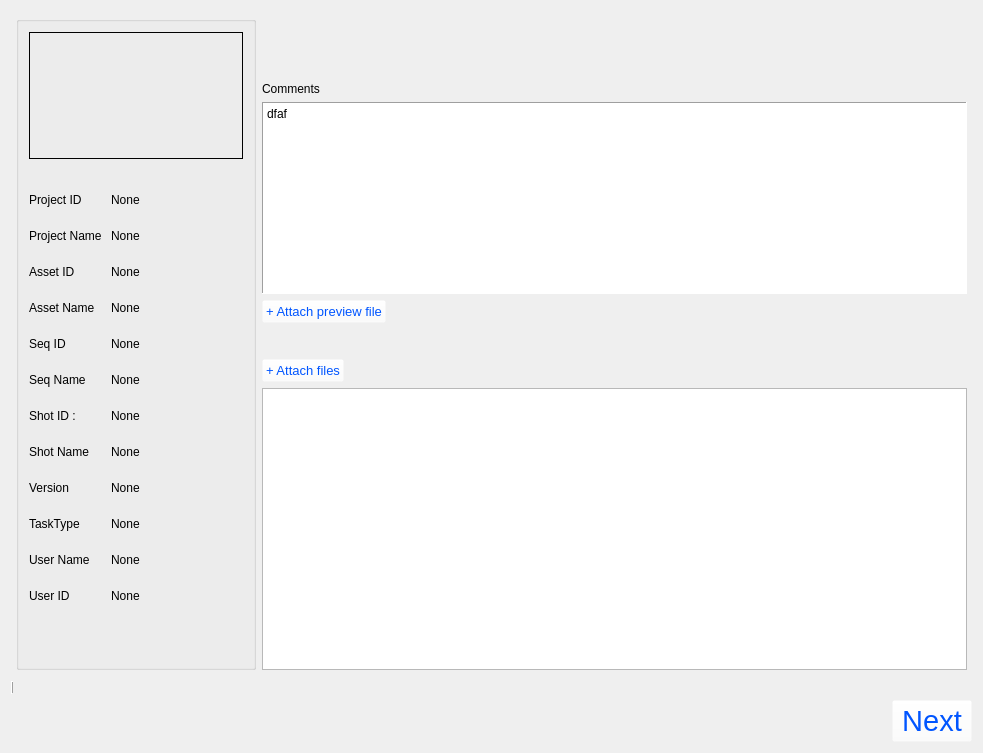
<?xml version="1.0" encoding="UTF-8"?>
<ui version="4.0">
 <class>Form</class>
 <widget class="QWidget" name="Form">
  <property name="geometry">
   <rect>
    <x>0</x>
    <y>0</y>
    <width>983</width>
    <height>753</height>
   </rect>
  </property>
  <property name="minimumSize">
   <size>
    <width>720</width>
    <height>480</height>
   </size>
  </property>
  <property name="maximumSize">
   <size>
    <width>2048</width>
    <height>1000</height>
   </size>
  </property>
  <property name="windowTitle">
   <string>Form</string>
  </property>
  <layout class="QVBoxLayout" name="verticalLayout_4">
   <item>
    <layout class="QHBoxLayout" name="horizontalLayout_6" stretch="3,10">
     <property name="margin">
      <number>5</number>
     </property>
     <item>
      <widget class="QGroupBox" name="infoGroupBox">
       <property name="minimumSize">
        <size>
         <width>240</width>
         <height>651</height>
        </size>
       </property>
       <property name="maximumSize">
        <size>
         <width>1024</width>
         <height>16777215</height>
        </size>
       </property>
       <property name="baseSize">
        <size>
         <width>240</width>
         <height>500</height>
        </size>
       </property>
       <property name="flat">
        <bool>true</bool>
       </property>
       <layout class="QVBoxLayout" name="verticalLayout_2" stretch="5,0">
        <property name="margin">
         <number>5</number>
        </property>
        <item>
         <layout class="QVBoxLayout" name="verticalLayout" stretch="1,0,0">
          <property name="sizeConstraint">
           <enum>QLayout::SetDefaultConstraint</enum>
          </property>
          <property name="margin">
           <number>5</number>
          </property>
          <item>
           <widget class="QLabel" name="label_2">
            <property name="sizePolicy">
             <sizepolicy hsizetype="Expanding" vsizetype="Preferred">
              <horstretch>0</horstretch>
              <verstretch>0</verstretch>
             </sizepolicy>
            </property>
            <property name="minimumSize">
             <size>
              <width>200</width>
              <height>112</height>
             </size>
            </property>
            <property name="maximumSize">
             <size>
              <width>320</width>
              <height>179</height>
             </size>
            </property>
            <property name="sizeIncrement">
             <size>
              <width>16</width>
              <height>9</height>
             </size>
            </property>
            <property name="baseSize">
             <size>
              <width>320</width>
              <height>179</height>
             </size>
            </property>
            <property name="frameShape">
             <enum>QFrame::Box</enum>
            </property>
            <property name="frameShadow">
             <enum>QFrame::Plain</enum>
            </property>
            <property name="text">
             <string/>
            </property>
            <property name="textFormat">
             <enum>Qt::AutoText</enum>
            </property>
            <property name="pixmap">
             <pixmap>C:/Users/simo/Pictures/이미지/thumbnail_한글 - 75px.png</pixmap>
            </property>
            <property name="scaledContents">
             <bool>true</bool>
            </property>
            <property name="alignment">
             <set>Qt::AlignCenter</set>
            </property>
            <property name="wordWrap">
             <bool>false</bool>
            </property>
            <property name="margin">
             <number>0</number>
            </property>
            <property name="indent">
             <number>-1</number>
            </property>
            <property name="openExternalLinks">
             <bool>false</bool>
            </property>
           </widget>
          </item>
          <item>
           <layout class="QHBoxLayout" name="horizontalLayout" stretch="1,2">
            <property name="topMargin">
             <number>10</number>
            </property>
            <item>
             <layout class="QVBoxLayout" name="verticalLayout_5">
              <property name="topMargin">
               <number>10</number>
              </property>
              <item>
               <widget class="QLabel" name="projId_lb">
                <property name="minimumSize">
                 <size>
                  <width>0</width>
                  <height>30</height>
                 </size>
                </property>
                <property name="font">
                 <font>
                  <pointsize>9</pointsize>
                  <weight>50</weight>
                  <italic>false</italic>
                  <bold>false</bold>
                 </font>
                </property>
                <property name="text">
                 <string>Project ID </string>
                </property>
               </widget>
              </item>
              <item>
               <widget class="QLabel" name="projNm_lb">
                <property name="minimumSize">
                 <size>
                  <width>0</width>
                  <height>30</height>
                 </size>
                </property>
                <property name="font">
                 <font>
                  <pointsize>9</pointsize>
                  <weight>50</weight>
                  <italic>false</italic>
                  <bold>false</bold>
                 </font>
                </property>
                <property name="text">
                 <string>Project Name </string>
                </property>
               </widget>
              </item>
              <item>
               <widget class="QLabel" name="assetId_lb">
                <property name="minimumSize">
                 <size>
                  <width>0</width>
                  <height>30</height>
                 </size>
                </property>
                <property name="font">
                 <font>
                  <pointsize>9</pointsize>
                 </font>
                </property>
                <property name="text">
                 <string>Asset ID</string>
                </property>
               </widget>
              </item>
              <item>
               <widget class="QLabel" name="assetNm_lb">
                <property name="minimumSize">
                 <size>
                  <width>0</width>
                  <height>30</height>
                 </size>
                </property>
                <property name="maximumSize">
                 <size>
                  <width>16777215</width>
                  <height>38</height>
                 </size>
                </property>
                <property name="font">
                 <font>
                  <pointsize>9</pointsize>
                  <weight>50</weight>
                  <italic>false</italic>
                  <bold>false</bold>
                 </font>
                </property>
                <property name="text">
                 <string>Asset Name</string>
                </property>
               </widget>
              </item>
              <item>
               <widget class="QLabel" name="seqId_lb">
                <property name="minimumSize">
                 <size>
                  <width>0</width>
                  <height>30</height>
                 </size>
                </property>
                <property name="font">
                 <font>
                  <pointsize>9</pointsize>
                 </font>
                </property>
                <property name="text">
                 <string>Seq ID       </string>
                </property>
               </widget>
              </item>
              <item>
               <widget class="QLabel" name="seqNm_lb">
                <property name="minimumSize">
                 <size>
                  <width>0</width>
                  <height>30</height>
                 </size>
                </property>
                <property name="font">
                 <font>
                  <pointsize>9</pointsize>
                 </font>
                </property>
                <property name="text">
                 <string>Seq Name</string>
                </property>
               </widget>
              </item>
              <item>
               <widget class="QLabel" name="shotId_lb">
                <property name="minimumSize">
                 <size>
                  <width>0</width>
                  <height>30</height>
                 </size>
                </property>
                <property name="maximumSize">
                 <size>
                  <width>87</width>
                  <height>38</height>
                 </size>
                </property>
                <property name="font">
                 <font>
                  <pointsize>9</pointsize>
                  <weight>50</weight>
                  <italic>false</italic>
                  <bold>false</bold>
                 </font>
                </property>
                <property name="text">
                 <string>Shot ID :</string>
                </property>
                <property name="scaledContents">
                 <bool>true</bool>
                </property>
                <property name="wordWrap">
                 <bool>false</bool>
                </property>
                <property name="indent">
                 <number>-1</number>
                </property>
                <property name="textInteractionFlags">
                 <set>Qt::LinksAccessibleByKeyboard|Qt::LinksAccessibleByMouse|Qt::TextBrowserInteraction|Qt::TextSelectableByKeyboard|Qt::TextSelectableByMouse</set>
                </property>
               </widget>
              </item>
              <item>
               <widget class="QLabel" name="shotNm_lb">
                <property name="minimumSize">
                 <size>
                  <width>0</width>
                  <height>30</height>
                 </size>
                </property>
                <property name="maximumSize">
                 <size>
                  <width>16777215</width>
                  <height>38</height>
                 </size>
                </property>
                <property name="font">
                 <font>
                  <pointsize>9</pointsize>
                  <weight>50</weight>
                  <italic>false</italic>
                  <bold>false</bold>
                 </font>
                </property>
                <property name="text">
                 <string>Shot Name</string>
                </property>
               </widget>
              </item>
              <item>
               <widget class="QLabel" name="Version_lb">
                <property name="minimumSize">
                 <size>
                  <width>0</width>
                  <height>30</height>
                 </size>
                </property>
                <property name="maximumSize">
                 <size>
                  <width>16777215</width>
                  <height>38</height>
                 </size>
                </property>
                <property name="font">
                 <font>
                  <pointsize>9</pointsize>
                  <weight>50</weight>
                  <italic>false</italic>
                  <bold>false</bold>
                 </font>
                </property>
                <property name="text">
                 <string>Version</string>
                </property>
               </widget>
              </item>
              <item>
               <widget class="QLabel" name="taskType_lb">
                <property name="minimumSize">
                 <size>
                  <width>0</width>
                  <height>30</height>
                 </size>
                </property>
                <property name="maximumSize">
                 <size>
                  <width>16777215</width>
                  <height>38</height>
                 </size>
                </property>
                <property name="font">
                 <font>
                  <pointsize>9</pointsize>
                  <weight>50</weight>
                  <italic>false</italic>
                  <bold>false</bold>
                 </font>
                </property>
                <property name="text">
                 <string>TaskType</string>
                </property>
               </widget>
              </item>
              <item>
               <widget class="QLabel" name="UserNm_lb">
                <property name="minimumSize">
                 <size>
                  <width>0</width>
                  <height>30</height>
                 </size>
                </property>
                <property name="maximumSize">
                 <size>
                  <width>16777215</width>
                  <height>38</height>
                 </size>
                </property>
                <property name="font">
                 <font>
                  <pointsize>9</pointsize>
                  <weight>50</weight>
                  <italic>false</italic>
                  <bold>false</bold>
                 </font>
                </property>
                <property name="text">
                 <string>User Name</string>
                </property>
               </widget>
              </item>
              <item>
               <widget class="QLabel" name="UserId_lb">
                <property name="minimumSize">
                 <size>
                  <width>0</width>
                  <height>30</height>
                 </size>
                </property>
                <property name="maximumSize">
                 <size>
                  <width>16777215</width>
                  <height>38</height>
                 </size>
                </property>
                <property name="font">
                 <font>
                  <pointsize>9</pointsize>
                  <weight>50</weight>
                  <italic>false</italic>
                  <bold>false</bold>
                 </font>
                </property>
                <property name="text">
                 <string>User ID</string>
                </property>
               </widget>
              </item>
             </layout>
            </item>
            <item>
             <layout class="QVBoxLayout" name="infoValueLayout">
              <property name="topMargin">
               <number>10</number>
              </property>
              <item>
               <widget class="QLabel" name="projIdV_lb">
                <property name="font">
                 <font>
                  <pointsize>9</pointsize>
                  <weight>50</weight>
                  <italic>false</italic>
                  <bold>false</bold>
                 </font>
                </property>
                <property name="text">
                 <string>None</string>
                </property>
               </widget>
              </item>
              <item>
               <widget class="QLabel" name="projNmV_lb">
                <property name="font">
                 <font>
                  <pointsize>9</pointsize>
                  <weight>50</weight>
                  <italic>false</italic>
                  <bold>false</bold>
                 </font>
                </property>
                <property name="text">
                 <string>None</string>
                </property>
               </widget>
              </item>
              <item>
               <widget class="QLabel" name="assetIdV_lb">
                <property name="font">
                 <font>
                  <pointsize>9</pointsize>
                  <weight>50</weight>
                  <italic>false</italic>
                  <bold>false</bold>
                 </font>
                </property>
                <property name="text">
                 <string>None</string>
                </property>
               </widget>
              </item>
              <item>
               <widget class="QLabel" name="assetNmV_lb">
                <property name="font">
                 <font>
                  <pointsize>9</pointsize>
                  <weight>50</weight>
                  <italic>false</italic>
                  <bold>false</bold>
                 </font>
                </property>
                <property name="text">
                 <string>None</string>
                </property>
               </widget>
              </item>
              <item>
               <widget class="QLabel" name="seqIdV_lb">
                <property name="font">
                 <font>
                  <pointsize>9</pointsize>
                 </font>
                </property>
                <property name="text">
                 <string>None</string>
                </property>
               </widget>
              </item>
              <item>
               <widget class="QLabel" name="seqNmV_lb">
                <property name="font">
                 <font>
                  <pointsize>9</pointsize>
                 </font>
                </property>
                <property name="text">
                 <string>None</string>
                </property>
               </widget>
              </item>
              <item>
               <widget class="QLabel" name="shotIdV_lb">
                <property name="minimumSize">
                 <size>
                  <width>0</width>
                  <height>30</height>
                 </size>
                </property>
                <property name="maximumSize">
                 <size>
                  <width>16777215</width>
                  <height>38</height>
                 </size>
                </property>
                <property name="font">
                 <font>
                  <pointsize>9</pointsize>
                  <weight>50</weight>
                  <italic>false</italic>
                  <bold>false</bold>
                 </font>
                </property>
                <property name="text">
                 <string>None</string>
                </property>
                <property name="scaledContents">
                 <bool>true</bool>
                </property>
                <property name="wordWrap">
                 <bool>false</bool>
                </property>
                <property name="indent">
                 <number>-1</number>
                </property>
                <property name="textInteractionFlags">
                 <set>Qt::LinksAccessibleByKeyboard|Qt::LinksAccessibleByMouse|Qt::TextBrowserInteraction|Qt::TextSelectableByKeyboard|Qt::TextSelectableByMouse</set>
                </property>
               </widget>
              </item>
              <item>
               <widget class="QLabel" name="shotNmV_lb">
                <property name="font">
                 <font>
                  <pointsize>9</pointsize>
                  <weight>50</weight>
                  <italic>false</italic>
                  <bold>false</bold>
                 </font>
                </property>
                <property name="text">
                 <string>None</string>
                </property>
               </widget>
              </item>
              <item>
               <widget class="QLabel" name="versionV_lb">
                <property name="font">
                 <font>
                  <pointsize>9</pointsize>
                  <weight>50</weight>
                  <italic>false</italic>
                  <bold>false</bold>
                 </font>
                </property>
                <property name="text">
                 <string>None</string>
                </property>
               </widget>
              </item>
              <item>
               <widget class="QLabel" name="taskTypeV_lb">
                <property name="font">
                 <font>
                  <pointsize>9</pointsize>
                  <weight>50</weight>
                  <italic>false</italic>
                  <bold>false</bold>
                 </font>
                </property>
                <property name="text">
                 <string>None</string>
                </property>
               </widget>
              </item>
              <item>
               <widget class="QLabel" name="userNmV_lb">
                <property name="font">
                 <font>
                  <pointsize>9</pointsize>
                  <weight>50</weight>
                  <italic>false</italic>
                  <bold>false</bold>
                 </font>
                </property>
                <property name="text">
                 <string>None</string>
                </property>
               </widget>
              </item>
              <item>
               <widget class="QLabel" name="userIdV_lb">
                <property name="font">
                 <font>
                  <pointsize>9</pointsize>
                  <weight>50</weight>
                  <italic>false</italic>
                  <bold>false</bold>
                 </font>
                </property>
                <property name="text">
                 <string>None</string>
                </property>
               </widget>
              </item>
             </layout>
            </item>
           </layout>
          </item>
          <item>
           <spacer name="verticalSpacer">
            <property name="orientation">
             <enum>Qt::Vertical</enum>
            </property>
            <property name="sizeHint" stdset="0">
             <size>
              <width>20</width>
              <height>40</height>
             </size>
            </property>
           </spacer>
          </item>
         </layout>
        </item>
        <item>
         <widget class="Line" name="line_4">
          <property name="orientation">
           <enum>Qt::Vertical</enum>
          </property>
         </widget>
        </item>
       </layout>
      </widget>
     </item>
     <item>
      <layout class="QVBoxLayout" name="verticalLayout_3" stretch="0,0,0,0,1,0,6">
       <item>
        <widget class="QLabel" name="userIcon">
         <property name="sizePolicy">
          <sizepolicy hsizetype="Expanding" vsizetype="Preferred">
           <horstretch>0</horstretch>
           <verstretch>0</verstretch>
          </sizepolicy>
         </property>
         <property name="minimumSize">
          <size>
           <width>60</width>
           <height>60</height>
          </size>
         </property>
         <property name="maximumSize">
          <size>
           <width>60</width>
           <height>60</height>
          </size>
         </property>
         <property name="sizeIncrement">
          <size>
           <width>16</width>
           <height>9</height>
          </size>
         </property>
         <property name="baseSize">
          <size>
           <width>60</width>
           <height>60</height>
          </size>
         </property>
         <property name="toolTip">
          <string extracomment="test"/>
         </property>
         <property name="styleSheet">
          <string notr="true">QLabel:{
  display: inline-block;
  border-radius: 50%;
  border-top-left-radius: 50% 50%;
  border-top-right-radius: 50% 50%;
  border-bottom-right-radius: 50% 50%;
  border-bottom-left-radius: 50% 50%;}

</string>
         </property>
         <property name="frameShape">
          <enum>QFrame::NoFrame</enum>
         </property>
         <property name="frameShadow">
          <enum>QFrame::Plain</enum>
         </property>
         <property name="text">
          <string/>
         </property>
         <property name="textFormat">
          <enum>Qt::AutoText</enum>
         </property>
         <property name="scaledContents">
          <bool>true</bool>
         </property>
         <property name="alignment">
          <set>Qt::AlignCenter</set>
         </property>
         <property name="wordWrap">
          <bool>false</bool>
         </property>
         <property name="margin">
          <number>0</number>
         </property>
         <property name="indent">
          <number>-1</number>
         </property>
         <property name="openExternalLinks">
          <bool>false</bool>
         </property>
        </widget>
       </item>
       <item>
        <widget class="QLabel" name="label_7">
         <property name="sizePolicy">
          <sizepolicy hsizetype="Expanding" vsizetype="Preferred">
           <horstretch>0</horstretch>
           <verstretch>0</verstretch>
          </sizepolicy>
         </property>
         <property name="maximumSize">
          <size>
           <width>16777215</width>
           <height>50</height>
          </size>
         </property>
         <property name="text">
          <string>Comments</string>
         </property>
        </widget>
       </item>
       <item>
        <widget class="QTextEdit" name="textEdit">
         <property name="sizePolicy">
          <sizepolicy hsizetype="Expanding" vsizetype="Preferred">
           <horstretch>0</horstretch>
           <verstretch>0</verstretch>
          </sizepolicy>
         </property>
         <property name="frameShape">
          <enum>QFrame::Panel</enum>
         </property>
         <property name="frameShadow">
          <enum>QFrame::Sunken</enum>
         </property>
         <property name="html">
          <string>&lt;!DOCTYPE HTML PUBLIC &quot;-//W3C//DTD HTML 4.0//EN&quot; &quot;http://www.w3.org/TR/REC-html40/strict.dtd&quot;&gt;
&lt;html&gt;&lt;head&gt;&lt;meta name=&quot;qrichtext&quot; content=&quot;1&quot; /&gt;&lt;style type=&quot;text/css&quot;&gt;
p, li { white-space: pre-wrap; }
&lt;/style&gt;&lt;/head&gt;&lt;body style=&quot; font-family:'Gulim'; font-size:9pt; font-weight:400; font-style:normal;&quot;&gt;
&lt;p style=&quot; margin-top:0px; margin-bottom:0px; margin-left:0px; margin-right:0px; -qt-block-indent:0; text-indent:0px;&quot;&gt;dfaf&lt;/p&gt;&lt;/body&gt;&lt;/html&gt;</string>
         </property>
        </widget>
       </item>
       <item>
        <layout class="QHBoxLayout" name="horizontalLayout_4">
         <item>
          <widget class="QPushButton" name="review_btn">
           <property name="font">
            <font>
             <pointsize>10</pointsize>
            </font>
           </property>
           <property name="styleSheet">
            <string notr="true">QPushButton
{
	background-color: rgba(255, 255, 255, 0);
	color: rgb(0, 85, 255);
}


QPushButton:hover
{	
	color:red;
}


</string>
           </property>
           <property name="text">
            <string>+ Attach preview file</string>
           </property>
          </widget>
         </item>
         <item>
          <spacer name="horizontalSpacer_3">
           <property name="orientation">
            <enum>Qt::Horizontal</enum>
           </property>
           <property name="sizeHint" stdset="0">
            <size>
             <width>40</width>
             <height>20</height>
            </size>
           </property>
          </spacer>
         </item>
        </layout>
       </item>
       <item>
        <layout class="QVBoxLayout" name="preview_VLayout">
         <property name="sizeConstraint">
          <enum>QLayout::SetMinimumSize</enum>
         </property>
         <property name="leftMargin">
          <number>30</number>
         </property>
         <property name="topMargin">
          <number>0</number>
         </property>
         <property name="bottomMargin">
          <number>30</number>
         </property>
        </layout>
       </item>
       <item>
        <layout class="QHBoxLayout" name="horizontalLayout_3">
         <item>
          <widget class="QPushButton" name="attach_btn">
           <property name="font">
            <font>
             <pointsize>10</pointsize>
            </font>
           </property>
           <property name="styleSheet">
            <string notr="true">QPushButton
{
	background-color: rgba(255, 255, 255, 0);
	color: rgb(0, 85, 255);
}


QPushButton:hover
{	
	color:red;
}


</string>
           </property>
           <property name="text">
            <string>+ Attach files</string>
           </property>
          </widget>
         </item>
         <item>
          <spacer name="horizontalSpacer">
           <property name="orientation">
            <enum>Qt::Horizontal</enum>
           </property>
           <property name="sizeHint" stdset="0">
            <size>
             <width>40</width>
             <height>20</height>
            </size>
           </property>
          </spacer>
         </item>
        </layout>
       </item>
       <item>
        <widget class="QTableWidget" name="tableWidget">
         <property name="sizePolicy">
          <sizepolicy hsizetype="Preferred" vsizetype="Preferred">
           <horstretch>0</horstretch>
           <verstretch>0</verstretch>
          </sizepolicy>
         </property>
         <property name="minimumSize">
          <size>
           <width>0</width>
           <height>0</height>
          </size>
         </property>
         <property name="selectionMode">
          <enum>QAbstractItemView::SingleSelection</enum>
         </property>
         <property name="selectionBehavior">
          <enum>QAbstractItemView::SelectRows</enum>
         </property>
         <property name="sortingEnabled">
          <bool>true</bool>
         </property>
         <attribute name="horizontalHeaderCascadingSectionResizes">
          <bool>true</bool>
         </attribute>
         <attribute name="horizontalHeaderStretchLastSection">
          <bool>true</bool>
         </attribute>
         <attribute name="verticalHeaderDefaultSectionSize">
          <number>50</number>
         </attribute>
        </widget>
       </item>
      </layout>
     </item>
    </layout>
   </item>
   <item>
    <widget class="Line" name="line">
     <property name="sizePolicy">
      <sizepolicy hsizetype="Fixed" vsizetype="Minimum">
       <horstretch>0</horstretch>
       <verstretch>0</verstretch>
      </sizepolicy>
     </property>
     <property name="minimumSize">
      <size>
       <width>0</width>
       <height>13</height>
      </size>
     </property>
     <property name="frameShadow">
      <enum>QFrame::Raised</enum>
     </property>
     <property name="lineWidth">
      <number>1</number>
     </property>
     <property name="orientation">
      <enum>Qt::Vertical</enum>
     </property>
    </widget>
   </item>
   <item>
    <layout class="QHBoxLayout" name="horizontalLayout_5">
     <item>
      <spacer name="horizontalSpacer_2">
       <property name="orientation">
        <enum>Qt::Horizontal</enum>
       </property>
       <property name="sizeHint" stdset="0">
        <size>
         <width>40</width>
         <height>20</height>
        </size>
       </property>
      </spacer>
     </item>
     <item>
      <widget class="QPushButton" name="send_btn">
       <property name="font">
        <font>
         <pointsize>22</pointsize>
        </font>
       </property>
       <property name="styleSheet">
        <string notr="true">
QPushButton
{
	background-color: rgba(255, 255, 255, 0);
	color: rgb(0, 85, 255);
}


QPushButton:hover
{	
	color:red;
}


</string>
       </property>
       <property name="text">
        <string>Next</string>
       </property>
      </widget>
     </item>
    </layout>
   </item>
  </layout>
 </widget>
 <resources/>
 <connections/>
</ui>
